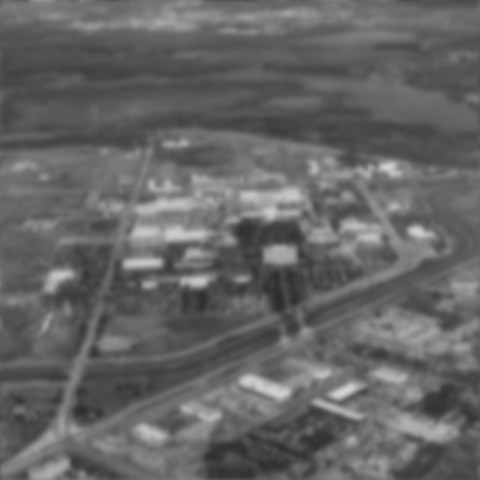
#> input picture Image Restoration/resource/Q6_2.tif, 480 x 480 px
$ python restore_image.py
#> lines starting #> are read from the running program, lines starting #| are printed output that depends on the picture
import numpy as np
import matplotlib.pyplot as plt
from PIL import Image


def inverse_filter(img):
    rows, cols = img.shape
    center = [int(rows / 2), int(cols / 2)]
    mask = np.zeros((rows, cols), np.float32)
    for i in range(rows):
        for j in range(cols):
            mask[i, j] = np.exp(-(-0.0025 * ((i - center[0]) ** 2 + (j - center[1]) ** 2) ** (5 / 6)))
    return mask


def butterworth_filter(img, radius=30, n=2):
    rows, cols = img.shape
    center = [int(rows / 2), int(cols / 2)]
    mask = np.zeros((rows, cols), np.float32)
    for i in range(rows):
        for j in range(cols):
            distance_u_v = (i - center[0]) ** 2 + (j - center[1]) ** 2
            mask[i, j] = 1 / (1 + (distance_u_v ** 0.5 / radius) ** (2 * n))
    return mask

def wiener_filter(img, K=0.001):
    rows, cols = img.shape
    center = int(rows / 2), int(cols / 2)
    mask = np.zeros((rows, cols), np.float32)
    for u in range(rows):
        for v in range(cols):
            mask[u, v] = np.exp(-0.0025 * ((u - center[0]) ** 2 + (v - center[1]) ** 2) ** (5 / 6))
    mask = np.conj(mask) * mask / (mask * (np.conj(mask) * mask + K))
    return mask

def full_inverse(img):
    img_freq = np.fft.fft2(img)
    img_freq = np.fft.fftshift(img_freq)
    mask = inverse_filter(img)
    dst_freq = img_freq * mask
    dst = np.fft.ifft2(dst_freq)
    dst = np.fft.ifftshift(dst)
    dst = np.real(dst)
    return dst

def limited_inverse(img):
    img_freq = np.fft.fft2(img)
    img_freq = np.fft.fftshift(img_freq)
    mask = inverse_filter(img)
    dst_freq = img_freq * mask
    mask = butterworth_filter(img_freq, 30, 10)
    dst_freq *= mask
    dst = np.fft.ifftshift(dst_freq)
    dst = np.fft.ifft2(dst)
    dst = np.real(dst)
    return dst

def wiener(img):
    img_freq = np.fft.fft2(img)
    img_freq = np.fft.fftshift(img_freq)
    mask = wiener_filter(img,0.1)
    dst_freq = img_freq * mask
    dst = np.fft.ifftshift(dst_freq)
    dst = np.fft.ifft2(dst)
    dst = np.real(dst)
    return dst

if __name__ == '__main__':
    img = Image.open("resource/Q6_2.tif")
#> img is the input picture: PIL image 480x480 L; min 44, max 211, mean 101.2
    input_arr = np.array(img)
    output1 = full_inverse(input_arr)
#> after the loop in inverse_filter, `for i in range(rows):`:
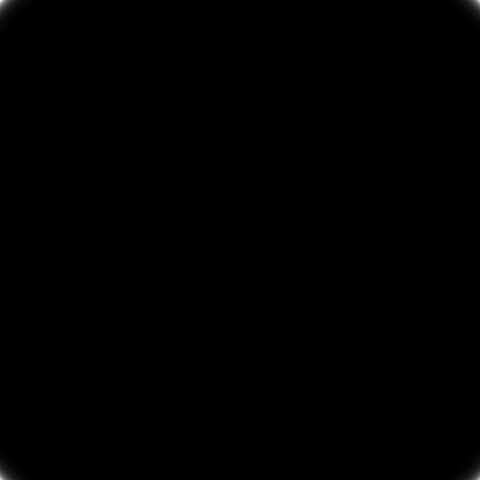
#> mask: shape (480, 480) float32; min 1, max 8.53e+17, mean 7.58e+14; drawn with min black and max white
#> in full_inverse, `dst = np.real(dst)`:
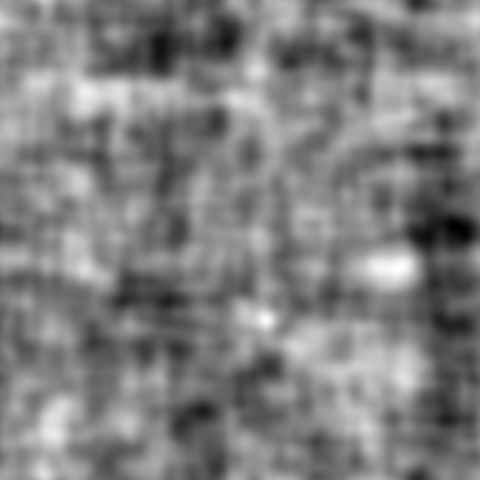
#> dst: shape (480, 480) float64; min -1.32e+16, max 1.17e+16, mean -7.33e+14; drawn with min black and max white
    # out = Image.fromarray(output1).convert("L")
    # out.save("Q2_1_out.png")
    output2 = limited_inverse(input_arr)
    # out = Image.fromarray(output2).convert("L")
    # out.save("Q2_2_out_80.png")
    output3 = wiener(input_arr)
#> after the loop in wiener_filter, `for u in range(rows):`:
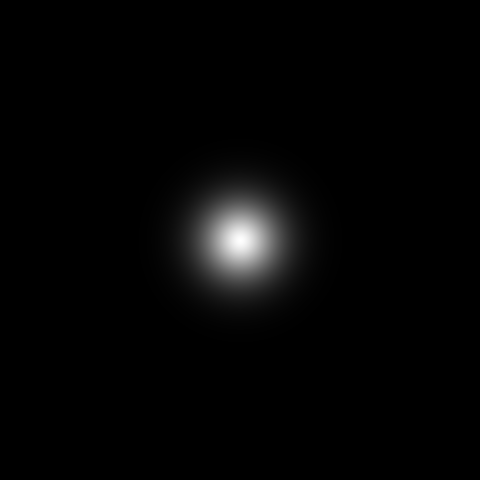
#> mask: shape (480, 480) float32; min 1.17e-18, max 1, mean 0.0199
#> in wiener, `mask = wiener_filter(img,0.1)`:
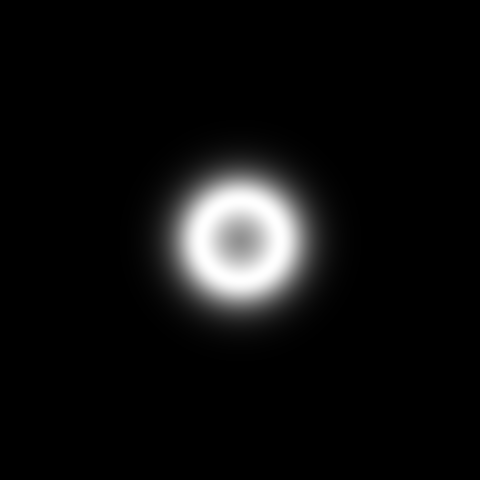
#> mask: shape (480, 480) float32; min 1.17e-17, max 1.58, mean 0.0918; drawn with min black and max white
    # out = Image.fromarray(output3).convert("L")
    # out.save("Q2_3_out_1.png")
    plt.subplot(221)
    plt.imshow(img, 'gray')
    plt.title('Original')
    plt.subplot(222)
    plt.imshow(output1, 'gray')
    plt.title('full inverse')
    plt.subplot(223)
    plt.imshow(output2, 'gray')
    plt.title('limited inverse')
    plt.subplot(224)
    plt.imshow(output3, 'gray')
    plt.title('wiener')
    plt.show()
